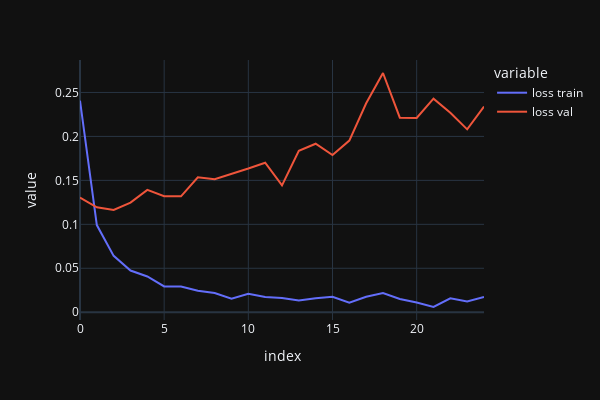
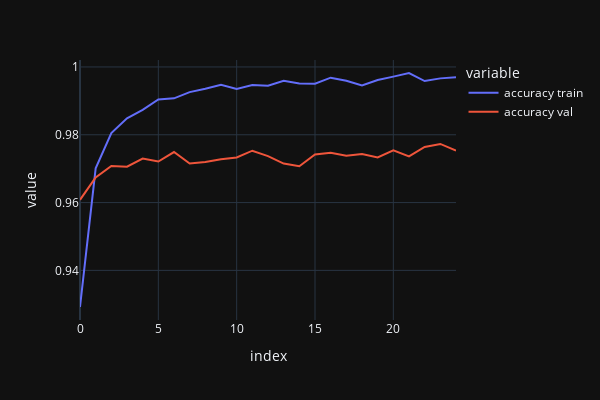

The notebook cell these images were saved under, in order:
### Code cell
fig_data = pd.DataFrame({
    'accuracy train': history.history['accuracy'],
    'accuracy val': history.history['val_accuracy'],
    'loss train': history.history['loss'],
    'loss val': history.history['val_loss']
})

px.line(
    fig_data,
    y=['loss train', 'loss val'],
    width=600, height=400
). show()

px.line(
    fig_data,
    y=['accuracy train', 'accuracy val'],
    width=600, height=400
). show()

### Figure 1 — Plotly figure (JSON) as saved in the notebook; plotly's stock layout.template omitted (floating-point values rounded to 4 significant figures)
{"data": [{"hovertemplate": "variable=loss train<br>index=%{x}<br>value=%{y}<extra></extra>", "legendgroup": "loss train", "line": {"color": "#636efa", "dash": "solid"}, "marker": {"symbol": "circle"}, "mode": "lines", "name": "loss train", "orientation": "v", "showlegend": true, "type": "scatter", "x": [0, 1, 2, 3, 4, 5, 6, 7, 8, 9, 10, 11, 12, 13, 14, 15, 16, 17, 18, 19, 20, 21, 22, 23, 24], "xaxis": "x", "y": [0.2407, 0.09913, 0.06411, 0.04747, 0.04069, 0.02931, 0.02921, 0.02433, 0.02187, 0.01538, 0.02099, 0.01733, 0.01625, 0.01326, 0.016, 0.01762, 0.0108, 0.01767, 0.02174, 0.01513, 0.01098, 0.00594, 0.01585, 0.01232, 0.01722], "yaxis": "y"}, {"hovertemplate": "variable=loss val<br>index=%{x}<br>value=%{y}<extra></extra>", "legendgroup": "loss val", "line": {"color": "#EF553B", "dash": "solid"}, "marker": {"symbol": "circle"}, "mode": "lines", "name": "loss val", "orientation": "v", "showlegend": true, "type": "scatter", "x": [0, 1, 2, 3, 4, 5, 6, 7, 8, 9, 10, 11, 12, 13, 14, 15, 16, 17, 18, 19, 20, 21, 22, 23, 24], "xaxis": "x", "y": [0.1305, 0.1193, 0.1163, 0.1247, 0.1391, 0.132, 0.1318, 0.1536, 0.1513, 0.157, 0.1635, 0.1701, 0.1443, 0.1835, 0.1917, 0.1788, 0.1953, 0.2377, 0.2722, 0.2213, 0.2211, 0.2429, 0.2269, 0.2081, 0.234], "yaxis": "y"}], "layout": {"height": 400, "legend": {"title": {"text": "variable"}, "tracegroupgap": 0}, "margin": {"t": 60}, "width": 600, "xaxis": {"anchor": "y", "domain": [0, 1], "title": {"text": "index"}}, "yaxis": {"anchor": "x", "domain": [0, 1], "title": {"text": "value"}}}}

### Figure 2 — Plotly figure (JSON) as saved in the notebook; plotly's stock layout.template omitted (floating-point values rounded to 4 significant figures)
{"data": [{"hovertemplate": "variable=accuracy train<br>index=%{x}<br>value=%{y}<extra></extra>", "legendgroup": "accuracy train", "line": {"color": "#636efa", "dash": "solid"}, "marker": {"symbol": "circle"}, "mode": "lines", "name": "accuracy train", "orientation": "v", "showlegend": true, "type": "scatter", "x": [0, 1, 2, 3, 4, 5, 6, 7, 8, 9, 10, 11, 12, 13, 14, 15, 16, 17, 18, 19, 20, 21, 22, 23, 24], "xaxis": "x", "y": [0.9292, 0.9701, 0.9805, 0.9848, 0.9873, 0.9904, 0.9908, 0.9926, 0.9936, 0.9947, 0.9935, 0.9947, 0.9945, 0.9959, 0.9951, 0.9951, 0.9968, 0.9959, 0.9945, 0.9962, 0.9972, 0.9982, 0.9958, 0.9966, 0.997], "yaxis": "y"}, {"hovertemplate": "variable=accuracy val<br>index=%{x}<br>value=%{y}<extra></extra>", "legendgroup": "accuracy val", "line": {"color": "#EF553B", "dash": "solid"}, "marker": {"symbol": "circle"}, "mode": "lines", "name": "accuracy val", "orientation": "v", "showlegend": true, "type": "scatter", "x": [0, 1, 2, 3, 4, 5, 6, 7, 8, 9, 10, 11, 12, 13, 14, 15, 16, 17, 18, 19, 20, 21, 22, 23, 24], "xaxis": "x", "y": [0.9608, 0.9674, 0.9708, 0.9706, 0.973, 0.9721, 0.9749, 0.9715, 0.972, 0.9728, 0.9733, 0.9753, 0.9737, 0.9715, 0.9707, 0.9742, 0.9747, 0.9738, 0.9743, 0.9733, 0.9754, 0.9736, 0.9764, 0.9773, 0.9753], "yaxis": "y"}], "layout": {"height": 400, "legend": {"title": {"text": "variable"}, "tracegroupgap": 0}, "margin": {"t": 60}, "width": 600, "xaxis": {"anchor": "y", "domain": [0, 1], "title": {"text": "index"}}, "yaxis": {"anchor": "x", "domain": [0, 1], "title": {"text": "value"}}}}
